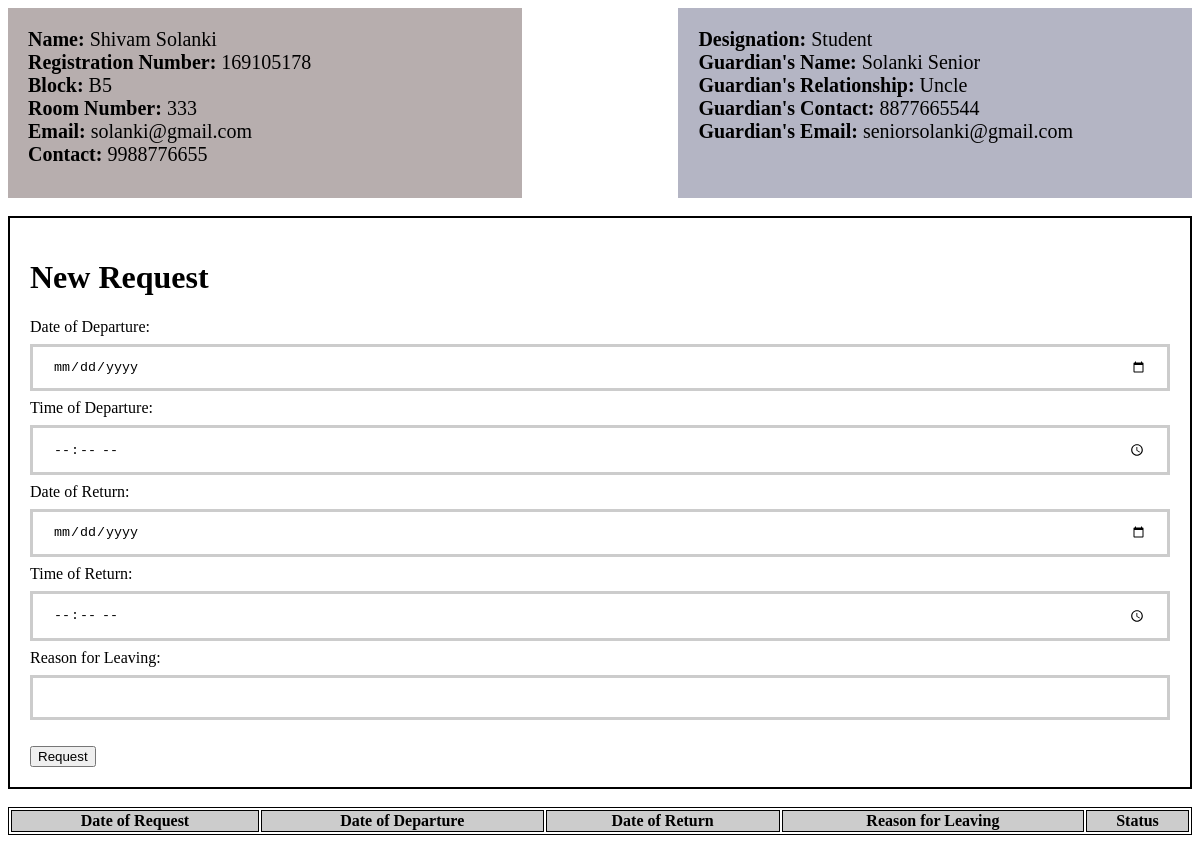
The page /student.php (signed in) on the database its author committed.
### tables this page shows
CREATE TABLE `register` (
  `No` int(11) NOT NULL AUTO_INCREMENT,
  `Name` varchar(255) NOT NULL,
  `RegNo` varchar(255) NOT NULL,
  `Username` varchar(255) NOT NULL,
  `Gender` varchar(7) NOT NULL,
  `Contact` varchar(13) NOT NULL,
  `Email` varchar(255) NOT NULL,
  `GuardianName` varchar(255) NOT NULL,
  `GuardianRelationship` varchar(255) NOT NULL,
  `GuardianContact` varchar(13) NOT NULL,
  `GuardianEmail` varchar(255) NOT NULL,
  `Block` varchar(3) NOT NULL,
  `Room` varchar(5) NOT NULL,
  `Password` varchar(255) NOT NULL,
  `Status` varchar(255) DEFAULT 'Student',
  PRIMARY KEY (`No`),
  UNIQUE KEY `No` (`No`),
  UNIQUE KEY `RegNo` (`RegNo`),
  UNIQUE KEY `Username` (`Username`),
  UNIQUE KEY `Email` (`Email`),
  UNIQUE KEY `GuardianEmail` (`GuardianEmail`)
);

### student.php (the view, shortened to what this page needs)
<?php
	$user = $_SESSION['uname'];
	$servername = "localhost";
  	$username = "root";
  	$password = "vibhi2112";
  	$dbname = "outpass";
  	$conn = new mysqli($servername, $username, $password, $dbname);
  	$sql0 = "SELECT * FROM register WHERE Username = '" . $user . "'";
  	$result0 = $conn -> query($sql0);
  	if ($result0 != FALSE) {
  		$row0 = $result0 -> fetch_assoc();
  	}
?>
<!DOCTYPE html>
<html>
<head>
	<link rel="stylesheet" type="text/css" href="student.css">
</head>
<body>
	<div class="row">
		<div class="student">
			<b>Name:</b> <?php echo $row0["Name"] ?><br>
			<b>Registration Number:</b> <?php echo $row0["RegNo"] ?><br>
			<b>Block:</b> <?php echo $row0["Block"] ?><br>
			<b>Room Number:</b> <?php echo $row0["Room"] ?><br>
			<b>Email:</b> <?php echo $row0["Email"] ?><br>
			<b>Contact:</b> <?php echo $row0["Contact"] ?>
		</div>
		<div class="details">
			<b>Designation:</b> <?php echo $row0["Status"] ?><br>
			<b>Guardian's Name:</b> <?php echo $row0["GuardianName"] ?><br>
			<b>Guardian's Relationship:</b> <?php echo $row0["GuardianRelationship"] ?><br>
			<b>Guardian's Contact:</b> <?php echo $row0["GuardianContact"] ?><br>
			<b>Guardian's Email:</b> <?php echo $row0["GuardianEmail"] ?><br>
		</div>
	</div><br>
	<div class="request">
		<h1>New Request</h1>
		<form method="POST" action="request.php">
			Date of Departure: <input type="date" name="ddate"><br>
			Time of Departure: <input type="time" name="dtime"><br>
			Date of Return: <input type="date" name="rdate"><br>
			Time of Return: <input type="time" name="rtime"><br>
			Reason for Leaving: <input type="text" name="reason"><br><br>
			<input type="submit" name="submit" value="Request">
		</form>
	</div><br>
	<div class="status">
		<table>
			<tr>
				<th>Date of Request</th>
			    <th>Date of Departure</th>
			    <th>Date of Return</th>
			    <th>Reason for Leaving</th>
			    <th>Status</th>
			</tr>
		</table>
	</div>
</body>
</html>

### student.css (style rules this page uses)
.student { float: left; width: 40%; padding: 20px; background-color: #b7aeae; font-size: 20px; height: 150px; }
.details { float: right; width: 40%; padding: 20px; background-color: #b4b5c4; font-size: 20px; height: 150px; }
.row:after { content: ""; display: table; clear: both; }
.request { padding: 20px; border: 2px solid black; }
input[type=text], input[type=date], [type=time] { width: 100%; padding: 12px 20px; margin: 8px 0; box-sizing: border-box; border: 3px solid #ccc; -webkit-transition: 0.5s; transition: 0.5s; outline: none; }
table, th, td { border: 1px solid black; }
table { width: 100%; }
th { background-color: #ccc; }

### rows shown on the page
register: Name "Shivam Solanki", RegNo "169105178", Block "B5", Room "333", Email "solanki@gmail.com", Contact "9988776655", Status "Student", GuardianName "Solanki Senior", GuardianRelationship "Uncle", GuardianContact "8877665544", GuardianEmail "seniorsolanki@gmail.com"
